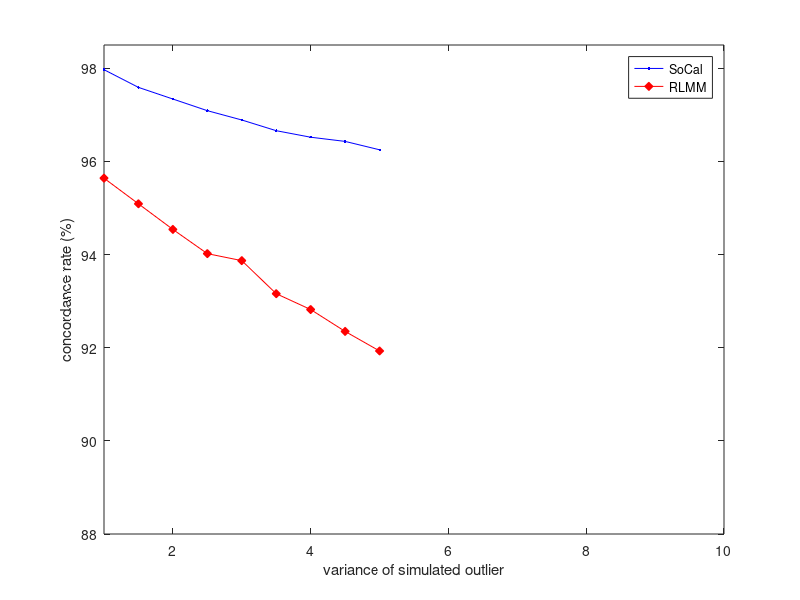

Recreate this plot in MATLAB.
data = dlmread('result.txt');
data = data(3:end,:);

vars = data(:,1);
socal = data(:,2);
gauss = data(:,3);

h1 = plot(vars,socal,'-b.',vars,gauss,'-rd','MarkerFaceColor',[1 0 0 ]);
legend('SoCal', 'RLMM');
xlim([1 10]);
ylim([88 98.5]);
xlabel('variance of simulated outlier');
ylabel('concordance rate (%)');

